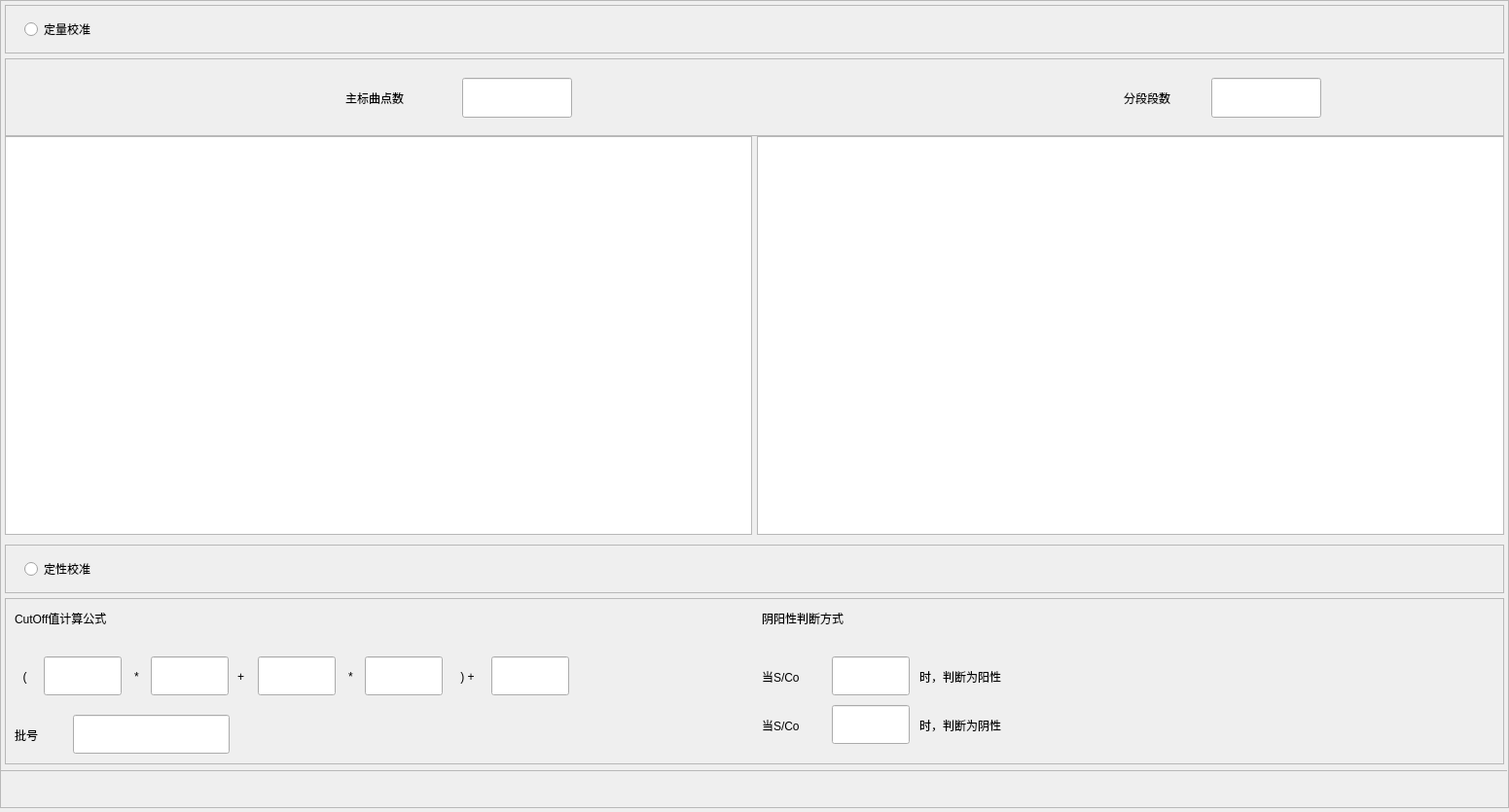
<?xml version="1.0" encoding="UTF-8"?>
<ui version="4.0">
 <class>DbgParamFittingWidget</class>
 <widget class="QWidget" name="DbgParamFittingWidget">
  <property name="geometry">
   <rect>
    <x>0</x>
    <y>0</y>
    <width>1551</width>
    <height>835</height>
   </rect>
  </property>
  <property name="windowTitle">
   <string notr="true">DbgParamFittingWidget</string>
  </property>
  <widget class="QFrame" name="ParamFrame">
   <property name="geometry">
    <rect>
     <x>0</x>
     <y>0</y>
     <width>1551</width>
     <height>831</height>
    </rect>
   </property>
   <property name="frameShape">
    <enum>QFrame::StyledPanel</enum>
   </property>
   <property name="frameShadow">
    <enum>QFrame::Raised</enum>
   </property>
   <widget class="QFrame" name="QuantityCaliFrame">
    <property name="geometry">
     <rect>
      <x>5</x>
      <y>5</y>
      <width>1541</width>
      <height>50</height>
     </rect>
    </property>
    <property name="frameShape">
     <enum>QFrame::StyledPanel</enum>
    </property>
    <property name="frameShadow">
     <enum>QFrame::Raised</enum>
    </property>
    <widget class="QRadioButton" name="QuantityCaliRB">
     <property name="geometry">
      <rect>
       <x>20</x>
       <y>10</y>
       <width>801</width>
       <height>30</height>
      </rect>
     </property>
     <property name="text">
      <string>定量校准</string>
     </property>
    </widget>
   </widget>
   <widget class="QFrame" name="PtCntAndSegCntFrame">
    <property name="geometry">
     <rect>
      <x>5</x>
      <y>60</y>
      <width>1541</width>
      <height>80</height>
     </rect>
    </property>
    <property name="frameShape">
     <enum>QFrame::StyledPanel</enum>
    </property>
    <property name="frameShadow">
     <enum>QFrame::Raised</enum>
    </property>
    <widget class="QLabel" name="MajorCurvePtCntLab">
     <property name="geometry">
      <rect>
       <x>350</x>
       <y>20</y>
       <width>121</width>
       <height>41</height>
      </rect>
     </property>
     <property name="text">
      <string>主标曲点数</string>
     </property>
    </widget>
    <widget class="QLineEdit" name="MajorCurvePtCntEdit">
     <property name="geometry">
      <rect>
       <x>470</x>
       <y>20</y>
       <width>113</width>
       <height>41</height>
      </rect>
     </property>
     <property name="readOnly">
      <bool>true</bool>
     </property>
    </widget>
    <widget class="QLabel" name="SegCntLab">
     <property name="geometry">
      <rect>
       <x>1150</x>
       <y>20</y>
       <width>81</width>
       <height>41</height>
      </rect>
     </property>
     <property name="text">
      <string>分段段数</string>
     </property>
    </widget>
    <widget class="QLineEdit" name="SegCntEdit">
     <property name="geometry">
      <rect>
       <x>1240</x>
       <y>20</y>
       <width>113</width>
       <height>41</height>
      </rect>
     </property>
     <property name="readOnly">
      <bool>true</bool>
     </property>
    </widget>
   </widget>
   <widget class="QTableView" name="ConcSgTbl">
    <property name="geometry">
     <rect>
      <x>5</x>
      <y>140</y>
      <width>768</width>
      <height>410</height>
     </rect>
    </property>
    <property name="showGrid">
     <bool>false</bool>
    </property>
    <attribute name="verticalHeaderMinimumSectionSize">
     <number>46</number>
    </attribute>
   </widget>
   <widget class="QTableView" name="StartEndTbl">
    <property name="geometry">
     <rect>
      <x>778</x>
      <y>140</y>
      <width>768</width>
      <height>410</height>
     </rect>
    </property>
    <property name="showGrid">
     <bool>false</bool>
    </property>
    <attribute name="verticalHeaderMinimumSectionSize">
     <number>46</number>
    </attribute>
   </widget>
   <widget class="QFrame" name="QualityCaliFrame">
    <property name="geometry">
     <rect>
      <x>5</x>
      <y>560</y>
      <width>1541</width>
      <height>50</height>
     </rect>
    </property>
    <property name="frameShape">
     <enum>QFrame::StyledPanel</enum>
    </property>
    <property name="frameShadow">
     <enum>QFrame::Raised</enum>
    </property>
    <widget class="QRadioButton" name="QualityCaliRB">
     <property name="geometry">
      <rect>
       <x>20</x>
       <y>10</y>
       <width>761</width>
       <height>30</height>
      </rect>
     </property>
     <property name="text">
      <string>定性校准</string>
     </property>
    </widget>
   </widget>
   <widget class="QFrame" name="QualityFrame">
    <property name="geometry">
     <rect>
      <x>5</x>
      <y>615</y>
      <width>1541</width>
      <height>171</height>
     </rect>
    </property>
    <property name="frameShape">
     <enum>QFrame::StyledPanel</enum>
    </property>
    <property name="frameShadow">
     <enum>QFrame::Raised</enum>
    </property>
    <widget class="QLabel" name="FormulaLab">
     <property name="geometry">
      <rect>
       <x>10</x>
       <y>0</y>
       <width>321</width>
       <height>41</height>
      </rect>
     </property>
     <property name="text">
      <string>CutOff值计算公式</string>
     </property>
    </widget>
    <widget class="QLineEdit" name="FormulaVal1Edit">
     <property name="geometry">
      <rect>
       <x>40</x>
       <y>60</y>
       <width>80</width>
       <height>40</height>
      </rect>
     </property>
    </widget>
    <widget class="QLineEdit" name="FormulaVal2Edit">
     <property name="geometry">
      <rect>
       <x>150</x>
       <y>60</y>
       <width>80</width>
       <height>40</height>
      </rect>
     </property>
    </widget>
    <widget class="QLineEdit" name="FormulaVal3Edit">
     <property name="geometry">
      <rect>
       <x>260</x>
       <y>60</y>
       <width>80</width>
       <height>40</height>
      </rect>
     </property>
    </widget>
    <widget class="QLineEdit" name="FormulaVal4Edit">
     <property name="geometry">
      <rect>
       <x>370</x>
       <y>60</y>
       <width>80</width>
       <height>40</height>
      </rect>
     </property>
    </widget>
    <widget class="QLineEdit" name="FormulaVal5Edit">
     <property name="geometry">
      <rect>
       <x>500</x>
       <y>60</y>
       <width>80</width>
       <height>40</height>
      </rect>
     </property>
    </widget>
    <widget class="QLabel" name="MulSymbolLab">
     <property name="geometry">
      <rect>
       <x>125</x>
       <y>60</y>
       <width>21</width>
       <height>41</height>
      </rect>
     </property>
     <property name="text">
      <string>*</string>
     </property>
     <property name="alignment">
      <set>Qt::AlignCenter</set>
     </property>
    </widget>
    <widget class="QLabel" name="AddSymbolLab">
     <property name="geometry">
      <rect>
       <x>230</x>
       <y>60</y>
       <width>25</width>
       <height>41</height>
      </rect>
     </property>
     <property name="text">
      <string>+</string>
     </property>
     <property name="alignment">
      <set>Qt::AlignCenter</set>
     </property>
    </widget>
    <widget class="QLabel" name="MulSymbol2Lab">
     <property name="geometry">
      <rect>
       <x>340</x>
       <y>60</y>
       <width>31</width>
       <height>41</height>
      </rect>
     </property>
     <property name="text">
      <string>*</string>
     </property>
     <property name="alignment">
      <set>Qt::AlignCenter</set>
     </property>
    </widget>
    <widget class="QLabel" name="MulSymbolLab_4">
     <property name="geometry">
      <rect>
       <x>450</x>
       <y>60</y>
       <width>51</width>
       <height>41</height>
      </rect>
     </property>
     <property name="text">
      <string>) +</string>
     </property>
     <property name="alignment">
      <set>Qt::AlignCenter</set>
     </property>
    </widget>
    <widget class="QLabel" name="LotLab">
     <property name="geometry">
      <rect>
       <x>10</x>
       <y>120</y>
       <width>51</width>
       <height>41</height>
      </rect>
     </property>
     <property name="text">
      <string>批号</string>
     </property>
    </widget>
    <widget class="QLineEdit" name="LotEdit">
     <property name="geometry">
      <rect>
       <x>70</x>
       <y>120</y>
       <width>161</width>
       <height>40</height>
      </rect>
     </property>
     <property name="readOnly">
      <bool>true</bool>
     </property>
    </widget>
    <widget class="QLabel" name="YinYangJudgeLab">
     <property name="geometry">
      <rect>
       <x>778</x>
       <y>0</y>
       <width>321</width>
       <height>41</height>
      </rect>
     </property>
     <property name="text">
      <string>阴阳性判断方式</string>
     </property>
    </widget>
    <widget class="QLabel" name="Judge1StartTextLab">
     <property name="geometry">
      <rect>
       <x>778</x>
       <y>60</y>
       <width>71</width>
       <height>41</height>
      </rect>
     </property>
     <property name="text">
      <string>当S/Co</string>
     </property>
    </widget>
    <widget class="QLabel" name="Judge2StartTextLab">
     <property name="geometry">
      <rect>
       <x>778</x>
       <y>110</y>
       <width>71</width>
       <height>41</height>
      </rect>
     </property>
     <property name="text">
      <string>当S/Co</string>
     </property>
    </widget>
    <widget class="QLineEdit" name="Judge1CndEdit">
     <property name="geometry">
      <rect>
       <x>850</x>
       <y>60</y>
       <width>80</width>
       <height>40</height>
      </rect>
     </property>
    </widget>
    <widget class="QLabel" name="Judge1EndTextLab">
     <property name="geometry">
      <rect>
       <x>940</x>
       <y>60</y>
       <width>571</width>
       <height>41</height>
      </rect>
     </property>
     <property name="text">
      <string>时，判断为阳性</string>
     </property>
    </widget>
    <widget class="QLabel" name="Judge2EndTextLab">
     <property name="geometry">
      <rect>
       <x>940</x>
       <y>110</y>
       <width>571</width>
       <height>41</height>
      </rect>
     </property>
     <property name="text">
      <string>时，判断为阴性</string>
     </property>
    </widget>
    <widget class="QLineEdit" name="Judge2CndEdit">
     <property name="geometry">
      <rect>
       <x>850</x>
       <y>110</y>
       <width>80</width>
       <height>40</height>
      </rect>
     </property>
    </widget>
    <widget class="QLabel" name="BracketLab">
     <property name="geometry">
      <rect>
       <x>10</x>
       <y>60</y>
       <width>21</width>
       <height>41</height>
      </rect>
     </property>
     <property name="text">
      <string>(</string>
     </property>
     <property name="alignment">
      <set>Qt::AlignCenter</set>
     </property>
    </widget>
   </widget>
  </widget>
  <widget class="QFrame" name="line_h">
   <property name="geometry">
    <rect>
     <x>0</x>
     <y>0</y>
     <width>1549</width>
     <height>1</height>
    </rect>
   </property>
   <property name="frameShape">
    <enum>QFrame::StyledPanel</enum>
   </property>
   <property name="frameShadow">
    <enum>QFrame::Raised</enum>
   </property>
   <property name="lines" stdset="0">
    <string notr="true">solid</string>
   </property>
  </widget>
  <widget class="QFrame" name="line_v">
   <property name="geometry">
    <rect>
     <x>0</x>
     <y>0</y>
     <width>1</width>
     <height>792</height>
    </rect>
   </property>
   <property name="frameShape">
    <enum>QFrame::StyledPanel</enum>
   </property>
   <property name="frameShadow">
    <enum>QFrame::Raised</enum>
   </property>
   <property name="lines" stdset="0">
    <string notr="true">solid</string>
   </property>
  </widget>
  <widget class="QFrame" name="line_h_2">
   <property name="geometry">
    <rect>
     <x>0</x>
     <y>792</y>
     <width>1549</width>
     <height>1</height>
    </rect>
   </property>
   <property name="frameShape">
    <enum>QFrame::StyledPanel</enum>
   </property>
   <property name="frameShadow">
    <enum>QFrame::Raised</enum>
   </property>
   <property name="lines" stdset="0">
    <string notr="true">solid</string>
   </property>
  </widget>
  <widget class="QFrame" name="line_v_2">
   <property name="geometry">
    <rect>
     <x>1900</x>
     <y>0</y>
     <width>1</width>
     <height>812</height>
    </rect>
   </property>
   <property name="frameShape">
    <enum>QFrame::StyledPanel</enum>
   </property>
   <property name="frameShadow">
    <enum>QFrame::Raised</enum>
   </property>
   <property name="lines" stdset="0">
    <string notr="true">solid</string>
   </property>
  </widget>
 </widget>
 <layoutdefault spacing="6" margin="11"/>
 <resources/>
 <connections/>
</ui>
